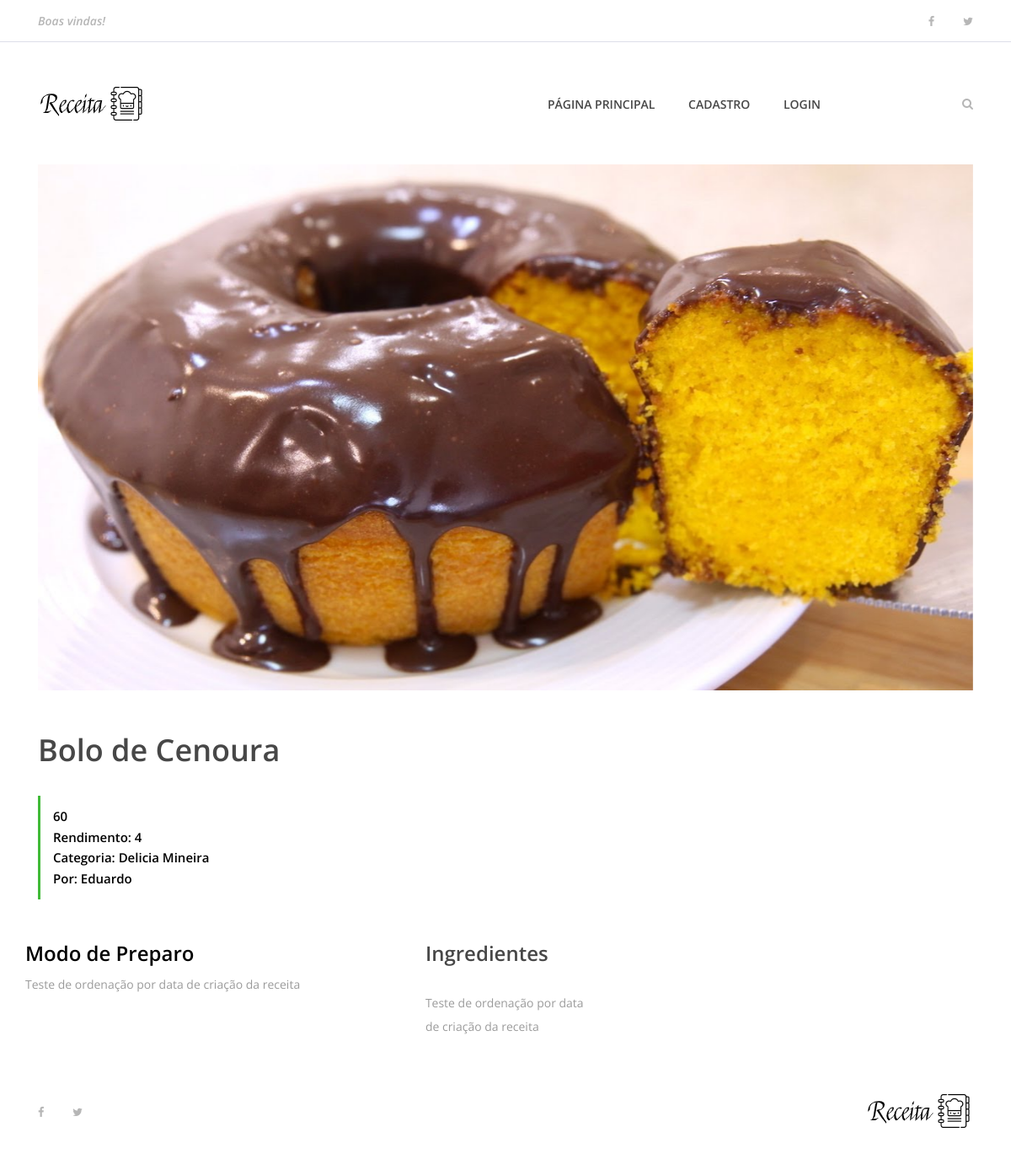
Before: /3 with the older database file.
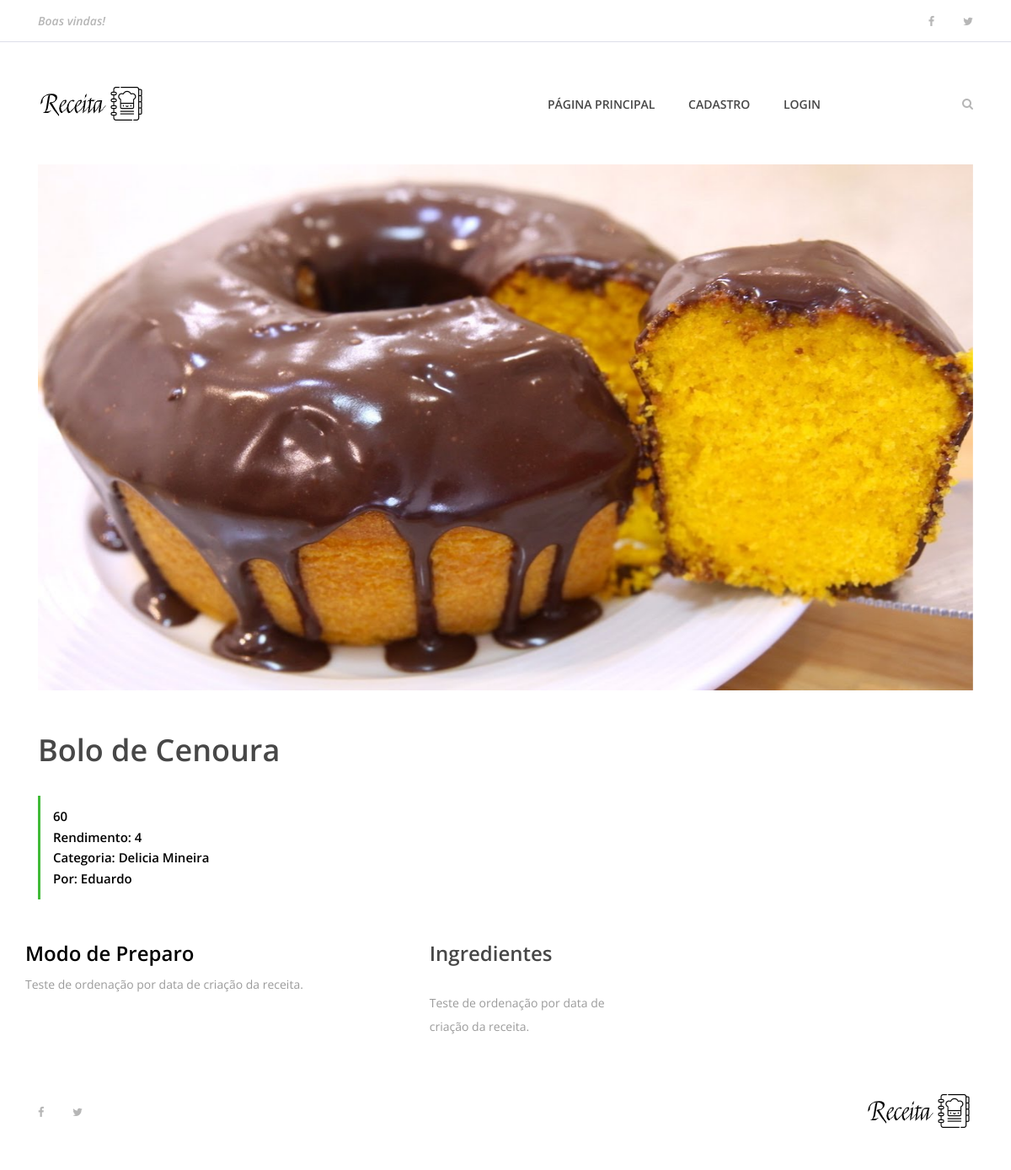
After: the same page with the newer database file.
### receita/models.py (models this page shows, shortened)
class Receita(models.Model):
    pessoa = models.ForeignKey(Pessoa, on_delete=models.CASCADE)
    objects = models.Manager
    nome_receita = models.CharField(max_length=200)
    ingredientes = models.TextField()
    modo_preparo = models.TextField()
    tempo_preparo = models.IntegerField()
    rendimento = models.CharField(max_length=100)
    categoria = models.CharField(max_length=100)
    date_receita = models.DateTimeField(default=datetime.now(), blank=True)
    foto_receita = models.ImageField(upload_to='fotos/%d/%m/%Y', blank=True)
    publicada = models.BooleanField(default=False)

### pessoas/models.py (models this page shows)
class Pessoa(models.Model):
    nome = models.CharField(max_length=200)
    email = models.CharField(max_length=200)
    def __str__(self):
        return self.nome

### receita/views.py (the view)
# urls.py: path('<int:receita_id>', views.receita, name='receita'),
def receita(request, receita_id):
    receita_exibir = get_object_or_404(Receita, pk=receita_id)
    receita_mostrar = {
        'receita': receita_exibir
    }
    return render(request, 'receita.html', receita_mostrar)

### templates/receita.html (shortened to what this page needs)
{% extends 'base.html' %}
{% load static %}
{% block content %}
    {% include 'partials/header.html' %}
    <div class="container">
        <div class="row">
            <div class="col-12">
                <div class="receipe-slider owl-carousel">
                    {% if receita.foto_receita == '' %}
                    <img src="{% static 'img/bg-img/tomate_banner.jpg' %}">
                    {% else %}
                    <img src="{{ receita.foto_receita.url }}" alt="">
                    {% endif %}
                </div>
            </div>
        </div>
    </div>
    <div class="receipe-content-area">
        <div class="container">
            <div class="row">
                <div class="col-12 col-md-8">
                    <div class="receipe-headline my-5">
                        <h2>{{ receita.nome_receita }}</h2>
                        <div class="receipe-duration">
                            <h6>{{ receita.tempo_preparo }}</h6>
                            <h6>Rendimento: {{ receita.rendimento }}</h6>
                            <h6>Categoria: {{ receita.categoria }}</h6>
                            <h6>Por: {{ receita.pessoa }}</h6>
                        </div>
                    </div>
                </div>
                <div class="row">
                    <div class="col-12 col-lg-8">
                        <h4>Modo de Preparo</h4>
                        <div class="single-preparation-step d-flex">
                            <p>{{ receita.modo_preparo }}</p>
                        </div>
                    </div>
                    <div class="col-12 col-lg-4">
                        <div class="ingredients">
                            <h4>Ingredientes</h4>
                            <div class="ingredients">
                                <p>{{ receita.ingredientes }}</p>
                            </div>
                        </div>
                    </div>
                 </div>
            </div>
         </div>
    </div>
        {% include 'partials/footer.html' %}
{% endblock %}

### templates/base.html (shortened to what this page needs)
<!DOCTYPE html>
<html lang="pt-br">
    {% load static %}
    <head>
        <link rel="stylesheet" href="{% static 'site.css' %}">
    </head>
    <body>
        {% block content %} {% endblock %}
    </body>
</html>

### templates/partials/busca.html (shortened to what this page needs)
{% load static %}

### templates/partials/header.html (shortened to what this page needs)
{% load static %}
<header class="header-area">
    <div class="top-header-area">
        <div class="container h-100">
            <div class="row h-100 align-items-center justify-content-between">
                <div class="col-12 col-sm-6">
                    <div class="breaking-news">
                        <div id="breakingNewsTicker" class="ticker">
                            <ul>
                                <li><a href="">Boas vindas!</a></li>
                            </ul>
                        </div>
                    </div>
                </div>
                <div class="col-12 col-sm-6">
                    <div class="top-social-info text-right">
                        <a href=""><i class="fa fa-facebook" aria-hidden="true"></i></a>
                        <a href=""><i class="fa fa-twitter" aria-hidden="true"></i></a>
                    </div>
                </div>
            </div>
        </div>
    </div>
    <div class="delicious-main-menu">
        <div class="classy-nav-container breakpoint-off">
            <div class="container">
                <nav class="classy-navbar justify-content-between" id="deliciousNav">
                    <a class="nav-brand" href="{% url 'index' %}"><img src="{% static 'img/core-img/logo-site.png' %}" alt=""></a>
                    <div class="classy-menu">
                        <div class="classynav">
                            <ul>
                                {% if user.is_authenticated %}
                                    <li><a href="{% url 'index' %}">PÁGINA PRINCIPAL</a></li>
                                    <li><a href="{% url 'dashboard' %}">MINHAS RECEITAS</a></li>
                                    <li><a href="{% url 'logout' %}">LOGOUT</a></li>
                                {% else %}
                                    <li><a href="{% url 'index' %}">PÁGINA PRINCIPAL</a></li>
                                    <li><a href="{% url 'cadastro' %}">CADASTRO</a></li>
                                    <li><a href="{% url 'login' %}">LOGIN</a></li>
                                {% endif %}
                            </ul>
                            <div class="search-btn">
                                <i class="fa fa-search" aria-hidden="true"></i>
                            </div>
                        </div>
                    </div>
                </nav>
            </div>
        </div>
    </div>
</header>

### templates/partials/footer.html
{% load static %}
<footer class="footer-area">
    <div class="container h-100">
        <div class="row h-100">
            <div class="col-12 h-100 d-flex flex-wrap align-items-center justify-content-between">
                <div class="footer-social-info text-right">
                    <a href="#"><i class="fa fa-facebook" aria-hidden="true"></i></a>
                    <a href="#"><i class="fa fa-twitter" aria-hidden="true"></i></a>
                </div>
                <div class="footer-logo">
                    <a href="{% url 'index' %}"><img src="{% static 'img/core-img/logo-site.png' %}" alt=""></a>
                </div>
            </div>
        </div>
    </div>
</footer>

### site_receitas/static/site.css (style rules this page uses)
* { margin: 0; padding: 0; }
body { font-family: "Open Sans", sans-serif; font-size: 14px; }
h1, h2, h3, h4, h5, h6 { color: #000000; line-height: 1.3; font-weight: 600; }
p { color: #9b9b9b; font-size: 14px; line-height: 2; font-weight: 400; }
a, a:hover, a:focus { -webkit-transition-duration: 500ms; transition-duration: 500ms; text-decoration: none; outline: 0 solid transparent; color: #000000; font-weight: 600; font-size: 14px; color: #474747; }
ul, ol { margin: 0; }
ul li, ol li { list-style: none; }
img { height: auto; max-width: 100%; }
.header-area { position: relative; z-index: 100; width: 100%; }
.header-area .top-header-area { width: 100%; height: 50px; background-color: #ffffff; border-bottom: 1px solid #dddee9; }
.header-area .top-header-area .breaking-news { position: relative; z-index: 1; }
.header-area .top-header-area .breaking-news .ticker { width: 100%; text-align: left; position: relative; overflow: hidden; }
.header-area .top-header-area .breaking-news .ticker ul { width: 100%; position: relative; z-index: 1; }
.header-area .top-header-area .breaking-news .ticker ul li { display: none; width: 100%; }
.header-area .top-header-area .breaking-news .ticker ul li a { font-size: 14px; color: #b6b6b6; font-style: italic; }
.header-area .top-header-area .top-social-info a { display: inline-block; color: #b6b6b6; font-size: 13px; margin-right: 30px; }
.header-area .top-header-area .top-social-info a:last-child { margin-right: 0; }
.header-area .delicious-main-menu { position: relative; width: 100%; z-index: 100; height: 145px; }
.header-area .delicious-main-menu .classy-nav-container { background-color: transparent; }
.header-area .delicious-main-menu .classy-navbar { height: 145px; padding: 0; }
.header-area .delicious-main-menu .classy-navbar .classynav ul li a { font-weight: 600; }
.header-area .delicious-main-menu .classy-navbar .classynav > ul > li > a { text-transform: uppercase; padding: 12px 18px 11px; background-color: transparent; border-bottom: 3px solid transparent; line-height: 1; color: #474747; font-weight: 600; }
.header-area .delicious-main-menu .classynav .search-btn { color: #b6b6b6; margin-left: 150px; cursor: pointer; -webkit-transition-duration: 500ms; transition-duration: 500ms; }
.header-area .delicious-main-menu .classynav .search-btn i { -webkit-transition-duration: 500ms; transition-duration: 500ms; }
.receipe-slider { position: relative; z-index: 1; }
.receipe-headline h2 { font-size: 36px; color: #474747; margin-bottom: 30px; }
.receipe-headline .receipe-duration { border-left: 3px solid #40ba37; padding: 15px; }
.receipe-headline .receipe-duration h6 { font-size: 15px; margin-bottom: 5px; }
.receipe-headline .receipe-duration h6:last-child { margin-bottom: 0; }
.single-preparation-step { position: relative; z-index: 1; margin-bottom: 50px; }
.ingredients h4 { color: #474747; margin-bottom: 30px; }
.footer-area { position: relative; z-index: 1; width: 100%; height: 140px; background-color: #ffffff; }
.footer-area .footer-social-info { padding-right: 15px; }
.footer-area .footer-social-info a { display: inline-block; color: #b6b6b6; font-size: 13px; margin-right: 30px; }
.footer-area .footer-social-info a:last-child { margin-right: 0; }

Changed rows visible on the page:
changed Receita "Bolo de Cenoura": modo_preparo "Teste de ordenação por data de criação da receita" → "Teste de ordenação por data de criação da receita."; ingredientes "Teste de ordenação por data de criação da receita" → "Teste de ordenação por data de criação da receita."
